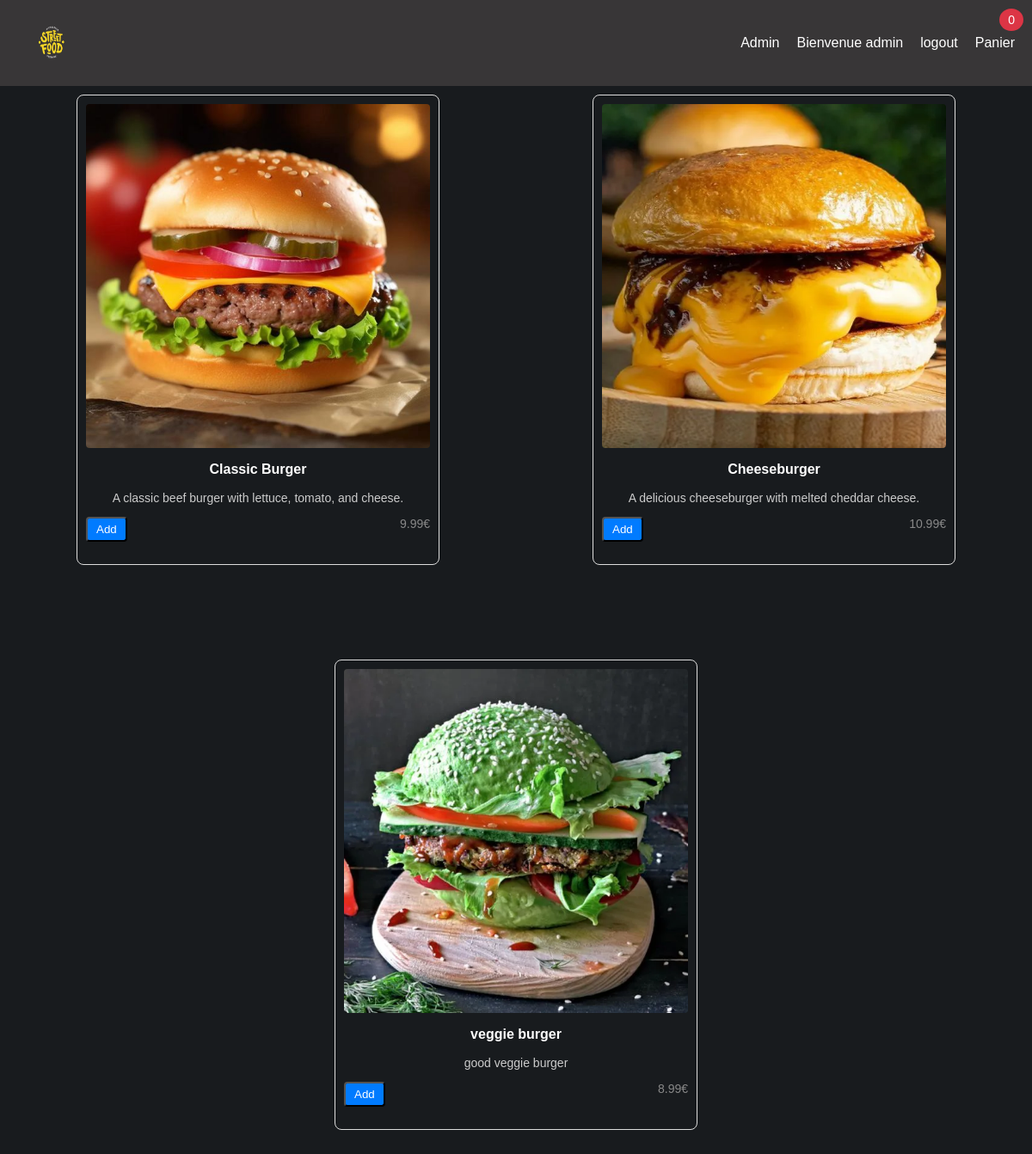
Screenshot of /Burger.php (signed in) with the database file from the repository.
### tables this page shows
CREATE TABLE IF NOT EXISTS `product` (
  `id` int NOT NULL AUTO_INCREMENT,
  `name` varchar(255) NOT NULL,
  `description` text NOT NULL,
  `price` float NOT NULL,
  `category` int NOT NULL,
  `filename` varchar(255) NOT NULL,
  PRIMARY KEY (`id`),
  KEY `category` (`category`)
);

### modele.php (called while the page is built, shortened)
<?php
function get_products_by_category($id, $bdLink) {
    $query = "SELECT * FROM product WHERE category=:id";
    $stmt = $bdLink->prepare($query);
    $stmt->bindParam(':id', $id, PDO::PARAM_INT);
    $stmt->execute();
    $products = $stmt->fetchAll(PDO::FETCH_ASSOC);
    return $products;
}
function get_user($username, $bdLink) {
    $query = "SELECT * FROM user WHERE name=:username";
    $stmt = $bdLink->prepare($query);
    $stmt->bindParam(':username', $username, PDO::PARAM_STR);
    $stmt->execute();
    $user = $stmt->fetch(PDO::FETCH_ASSOC);
    return $user;
}
?>

### Burger.php (the view, shortened to what this page needs)
<?php
include_once 'database.php';
include_once 'modele.php';
include_once 'header.php';
$products = get_products_by_category(1, $bdLink);
?>
<div class="card-container">
    <?php foreach ($products as $p) { ?>
        <div class="card">
            <img src="./uploads/<?= $p['filename']; ?>" class="card-image">
            <div class="card-details">
                <p class="card-title"><?= $p['name']; ?></p>
                <p class="card-description"><?= $p['description']; ?></p>
                <div class="card-actions">
                    <form method="post" action="burger.php">
                        <input type="submit" name="add_to_panier" value="Add" class="card-link">
                    </form>
                    <small class="card-price"><?= $p['price']; ?>€</small>
                </div>
            </div>
        </div>
    <?php } ?>
</div>

### header.php (style rules this page uses)
body { font-family: Arial, sans-serif; margin: 0; padding: 0; position: relative; }

### Burger.php (style rules this page uses)
.card-container { display: flex; flex-wrap: wrap; justify-content: space-around; }
.card { border: 1px solid #ddd; border-radius: 8px; margin: 10px; margin-bottom: 100px; padding: 10px; width: 400px; text-align: center; }
.card-image { width: 100%; height: auto; border-radius: 4px; }
.card-details { margin-top: 10px; }
.card-title { font-size: 16px; font-weight: bold; }
.card-description { font-size: 14px; color: #ccc; }
.card-actions { display: flex; justify-content: space-between; margin-top: 8px; }
.card-link { text-decoration: none; background-color: #007bff; color: #fff; padding: 5px 10px; border-radius: 4px; }
.card-price { font-size: 14px; color: #888; }

### rows the page displays
product: filename (picture), name "Classic Burger", description "A classic beef burger with lettuce, tomato, and cheese.", price "9.99"
product: filename (picture), name "Cheeseburger", description "A delicious cheeseburger with melted cheddar cheese.", price "10.99"
product: filename (picture), name "veggie burger", description "good veggie burger", price "8.99"

### other values shown
$_SESSION['name'] "admin"
$_SESSION['nb_items'] "0"
